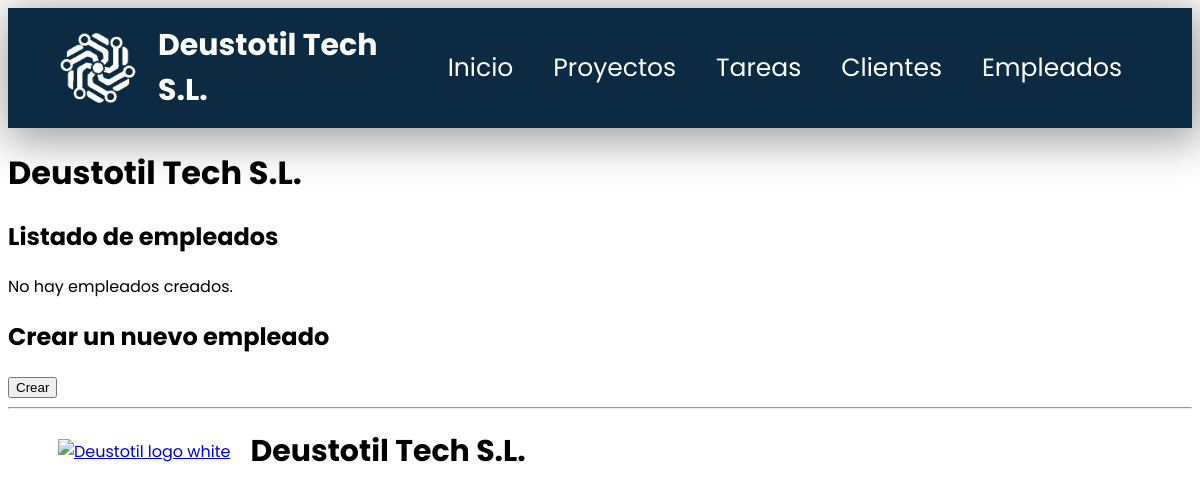
/appProyectos/empleados/, run on an earlier commit of the app's database.
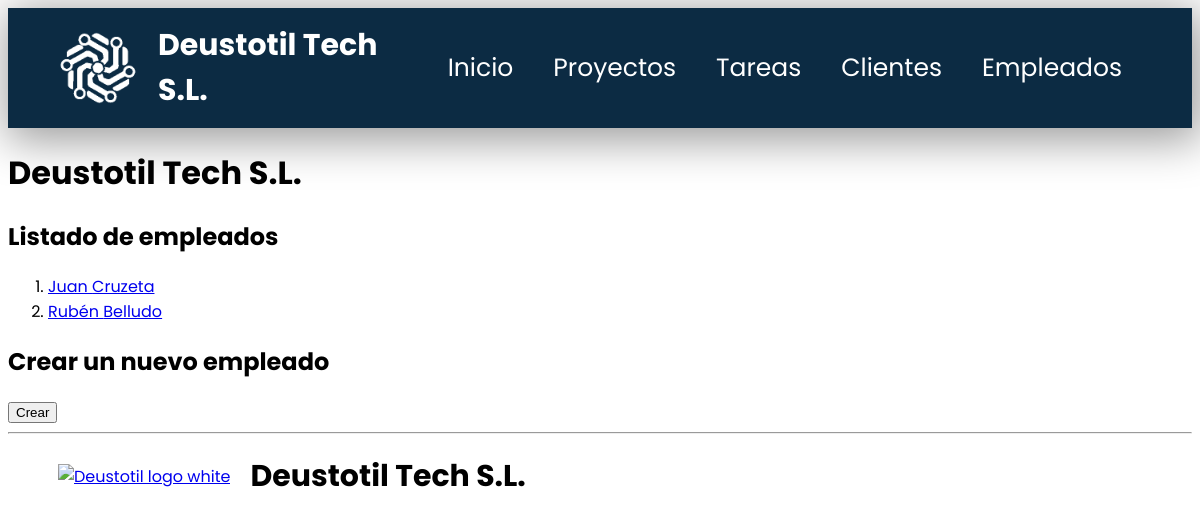
And on a later commit of the database.
### appProyectos/models.py (models this page shows, shortened)
class Empleado(models.Model):
    dni = models.CharField(max_length=9)
    nombre = models.CharField(max_length=155)
    apellido = models.CharField(max_length=155)
    email = models.EmailField(max_length=155)
    telefono = models.IntegerField()

### appProyectos/views.py (the view)
# urls.py: path('empleados/', views.EmpleadoListView.as_view(), name='index empleados'),
class EmpleadoListView(ListView):
    model = Empleado
    queryset = Empleado.objects.order_by('nombre')

### appProyectos/templates/appProyectos/empleado_list.html (shortened to what this page needs)
{% extends "base.html" %}
{% block contenido %}
    <h1>Deustotil Tech S.L.</h1>
    <h2>Listado de empleados</h2>
    {% if empleado_list %}
        <ol>
            {% for e in empleado_list %}
                <li>
                    <a href="/appProyectos/empleados/{{ e.id }}">{{ e.nombre }} {{ e.apellido }}</a>
                </li>
            {% endfor %}
        </ol>
    {% else %}
        <p>No hay empleados creados.</p>
    {% endif %}
    <h2>Crear un nuevo empleado</h2>
    <input type="button" value="Crear">
{% endblock contenido %}

What changed in the data, as far as the page shows it:
added Empleado: nombre "Juan", apellido "Cruzeta"
added Empleado: nombre "Rubén", apellido "Belludo"
Also different on the page:
text no longer shown: "No hay empleados creados."
